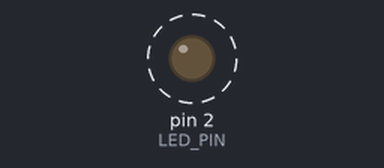
Bench run of a sketch on a simulated Arduino Uno, built with avr-gcc and run on an emulated ATmega328P. On the bench: output pins drawn as LEDs (lit = HIGH). Dashed ring = blinking. What the sketch prints to the serial monitor is not drawn.

Above: at 1.5 s.
Timing chart, 0 to 5.6 s (numbered marks = the images above):
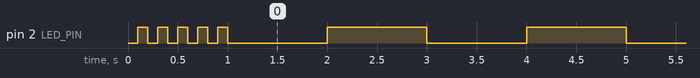

The sketch:

isThisThingOn.ino
```cpp
const int LED_PIN = 2; //Built in LED

void setup() {
  Serial.begin(115200);  // Initialize serial communication at a baud rate of 115200.

  pinMode(LED_PIN, OUTPUT); // Set the LED pin as an OUTPUT.

  // Initial rapid blinks
  Serial.println("Check, Check");
  for (int i = 0; i < 5; i++) {
    digitalWrite(LED_PIN, LOW);   // Turn the LED on (LOW is usually ON for ESP8266 built-in LEDs)
    delay(100);                   // Wait for 100 milliseconds
    digitalWrite(LED_PIN, HIGH);
    delay(100);
  }
  Serial.println("One, Two, One Two");
}

void loop() {

  digitalWrite(LED_PIN, LOW);
  delay(1000);

  digitalWrite(LED_PIN, HIGH);
  delay(1000);

  Serial.println("Is this thing on?!?!?");
}
```

Measured:
- by itself, pin 2 (LED_PIN): goes 4 × (LOW 0.10 s, HIGH 0.10 s), 64 × (LOW 1.0 s, HIGH 1.0 s), then LOW
